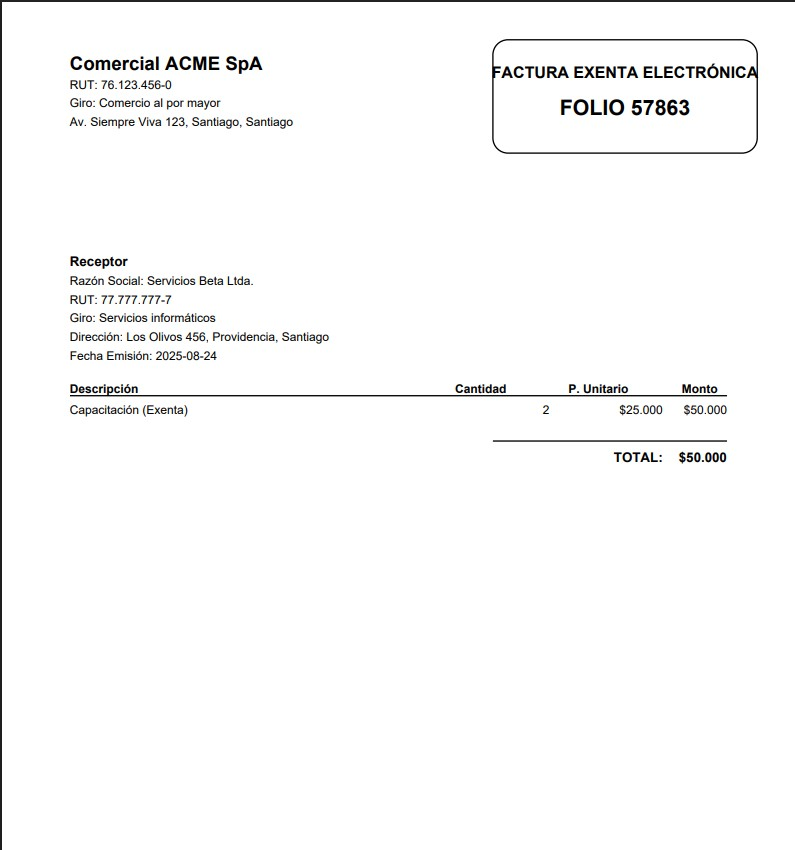
#> input picture media/documentos/11111111-1/2025/08/test_2.jpg, 795 x 850 px
$ python -i image.py   (imports and definitions only)
#> lines starting #> are read from the running program, lines starting #| are printed output that depends on the picture; after the words box and inside, x2 and y2 are one past the last pixel; in counts of white or black regions, pixels touching at a corner belong together
# apps/documentos/ocr/engines/image.py
import cv2
import numpy as np
import logging
from PIL import Image
import pytesseract

logger = logging.getLogger(__name__)

def ocr_from_image_path(image_path: str) -> str:
    """
    Realiza OCR en una imagen utilizando un pipeline de pre-procesamiento profesional.
    """
    try:
        # 1. Cargar la imagen con OpenCV
        image = cv2.imread(image_path)
#> image is the input picture: shape (850, 795, 3); mean B, G, R 249.6, 249.7, 249.7
        if image is None:
            logger.error(f"Error al cargar la imagen desde la ruta: {image_path}")
            return ""

        # --- Pipeline de Pre-procesamiento ---

        # 2. Convertir a escala de grises
        gray = cv2.cvtColor(image, cv2.COLOR_BGR2GRAY)

        # 3. Redimensionar para mejorar la resolución (opcional pero recomendado)
        # Apuntamos a una altura de ~1000-1200px que suele funcionar bien
        scale_factor = 1200 / gray.shape[0]
#> scale_factor = 1.41
        if scale_factor > 1:
            gray = cv2.resize(gray, None, fx=scale_factor, fy=scale_factor, interpolation=cv2.INTER_CUBIC)
#> gray: shape (1200, 1122)

        # 4. Eliminar ruido con un filtro de mediana
        # Es muy efectivo contra el ruido "sal y pimienta" de las fotos
        denoised = cv2.medianBlur(gray, 3)

        # 5. Binarización de Otsu: La clave para un buen contraste
        # Calcula automáticamente el umbral óptimo para separar texto y fondo.
        _, binary_img = cv2.threshold(denoised, 0, 255, cv2.THRESH_BINARY + cv2.THRESH_OTSU)
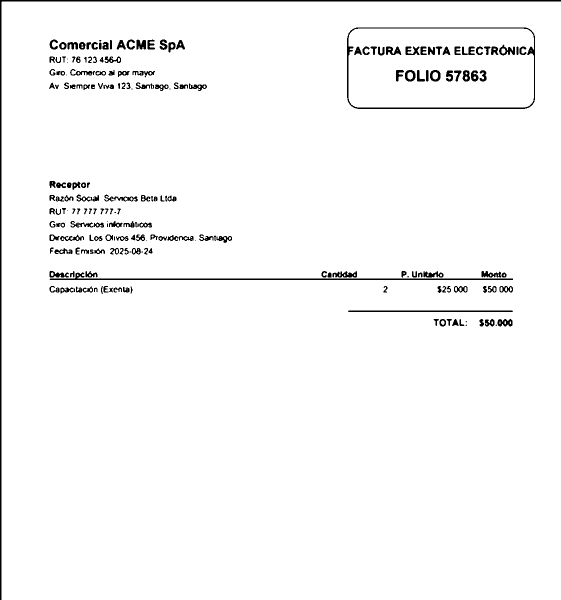
#> binary_img: shape (1200, 1122) (shown at 1/2 size); 97.3% white; 202 black regions (19 under 20 px), largest, box (x1, y1, x2, y2) and area: (0, 0, 1122, 1200) 6958, (99, 545, 1026, 560) 2909, (694, 55, 1070, 218) 2807

        # --- Fin del Pipeline ---

        # 6. Configuración de Tesseract optimizada para facturas
        # --psm 3: Totalmente automático, deja que Tesseract decida la estructura. Es el más robusto.
        custom_config = r'-l spa --oem 3 --psm 3'

        # 7. Extraer texto usando Tesseract
        text = pytesseract.image_to_string(binary_img, config=custom_config)

        return text

    except Exception as e:
        logger.error(f"Error inesperado durante el OCR de la imagen: {e}", exc_info=True)
        # Fallback por si OpenCV falla por alguna razón
        try:
            return pytesseract.image_to_string(Image.open(image_path), lang='spa')
        except Exception as e_fallback:
            logger.error(f"El OCR de fallback también falló: {e_fallback}")
            return ""

>>> result = ocr_from_image_path('../../../../media/documentos/11111111-1/2025/08/test_2.jpg')
